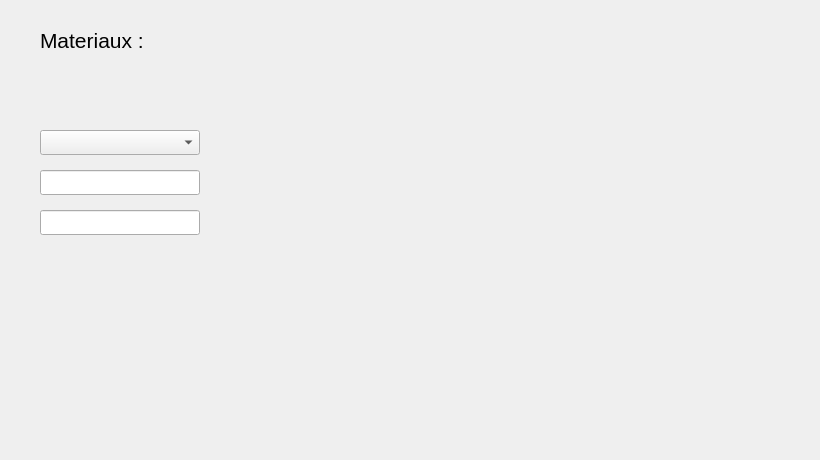
        <widget class="QWidget" name="tab_21">
         <attribute name="title">
          <string>Ajouter</string>
         </attribute>
         <widget class="QPushButton" name="pushButton_18">
          <property name="geometry">
           <rect>
            <x>680</x>
            <y>370</y>
            <width>50</width>
            <height>50</height>
           </rect>
          </property>
          <property name="autoFillBackground">
           <bool>false</bool>
          </property>
          <property name="styleSheet">
           <string notr="true">background-color:tranparent;
border-image:url(:/images/icones/afficher.png);
background:none;
border:none;
background-repeat:none;</string>
          </property>
          <property name="text">
           <string/>
          </property>
         </widget>
         <widget class="QLabel" name="label_5">
          <property name="geometry">
           <rect>
            <x>40</x>
            <y>20</y>
            <width>241</width>
            <height>41</height>
           </rect>
          </property>
          <property name="font">
           <font>
            <pointsize>16</pointsize>
           </font>
          </property>
          <property name="text">
           <string>Materiaux :</string>
          </property>
         </widget>
         <widget class="QLineEdit" name="etatM">
          <property name="geometry">
           <rect>
            <x>40</x>
            <y>210</y>
            <width>160</width>
            <height>25</height>
           </rect>
          </property>
          <property name="autoFillBackground">
           <bool>false</bool>
          </property>
         </widget>
         <widget class="QPushButton" name="pushButton_17">
          <property name="geometry">
           <rect>
            <x>70</x>
            <y>370</y>
            <width>50</width>
            <height>50</height>
           </rect>
          </property>
          <property name="autoFillBackground">
           <bool>false</bool>
          </property>
          <property name="styleSheet">
           <string notr="true">background-color:tranparent;
border-image:url(:/images/icones/exit.png);
background:none;
border:none;
background-repeat:none;</string>
          </property>
          <property name="text">
           <string/>
          </property>
         </widget>
         <widget class="QLineEdit" name="QNT">
          <property name="geometry">
           <rect>
            <x>40</x>
            <y>170</y>
            <width>160</width>
            <height>25</height>
           </rect>
          </property>
          <property name="autoFillBackground">
           <bool>false</bool>
          </property>
         </widget>
         <widget class="QPushButton" name="pushButton_16">
          <property name="geometry">
           <rect>
            <x>580</x>
            <y>370</y>
            <width>50</width>
            <height>50</height>
           </rect>
          </property>
          <property name="autoFillBackground">
           <bool>false</bool>
          </property>
          <property name="styleSheet">
           <string notr="true">background-color:tranparent;
border-image:url(:/images/icones/add.png);
background:none;
border:none;
background-repeat:none;
</string>
          </property>
          <property name="text">
           <string/>
          </property>
         </widget>
         <widget class="QLabel" name="label_44">
          <property name="geometry">
           <rect>
            <x>-4</x>
            <y>-7</y>
            <width>811</width>
            <height>451</height>
           </rect>
          </property>
          <property name="styleSheet">
           <string notr="true">background-color:tranparent;
border-image:url(:/images/icones/back.jpg);
background:none;
border:none;
background-repeat:none;</string>
          </property>
          <property name="text">
           <string/>
          </property>
         </widget>
         <widget class="QComboBox" name="Ref_Eve">
          <property name="geometry">
           <rect>
            <x>40</x>
            <y>130</y>
            <width>160</width>
            <height>25</height>
           </rect>
          </property>
         </widget>
         <widget class="QPushButton" name="pushButton_6">
          <property name="geometry">
           <rect>
            <x>220</x>
            <y>130</y>
            <width>25</width>
            <height>25</height>
           </rect>
          </property>
          <property name="styleSheet">
           <string notr="true">background-color:tranparent;
border-image:url(:/images/icones/rotation.png);
background:none;
border:none;
background-repeat:none;</string>
          </property>
          <property name="text">
           <string/>
          </property>
         </widget>
         <zorder>label_44</zorder>
         <zorder>pushButton_18</zorder>
         <zorder>label_5</zorder>
         <zorder>etatM</zorder>
         <zorder>pushButton_17</zorder>
         <zorder>QNT</zorder>
         <zorder>pushButton_16</zorder>
         <zorder>Ref_Eve</zorder>
         <zorder>pushButton_6</zorder>
        </widget>
